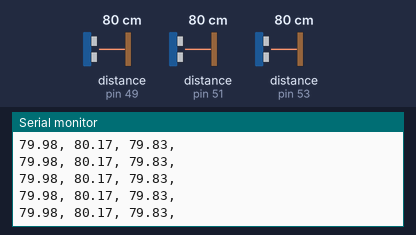
A sketch run on a simulated Arduino Mega 2560, built with avr-gcc and run on an emulated ATmega2560. Shown: the last lines printed to the serial monitor. Wiring (inferred from the names in the program): 3 × ultrasonic range finder: trigger pin 48, echo pin 49 / trigger pin 50, echo pin 51 / trigger pin 52, echo pin 53. Inputs (shaded band) come from the test bench; at power-on: distance to the obstacle (sensors on pin 49, pin 53, pin 51) 80 cm. The echo pulse lasts 58.3 µs per cm.

Above: at 1.2 s.
1.3 s: distance to the obstacle (sensor on pin 49) set to 2 cm
At 2.2 s:
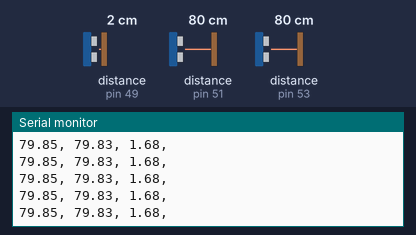
4.3 s: distance to the obstacle (sensor on pin 53) set to 9 cm
At 5.4 s:
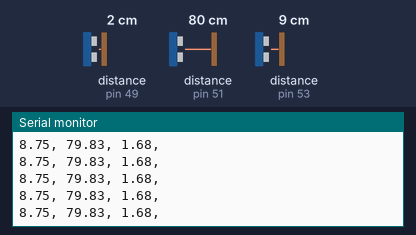
7.3 s: distance to the obstacle (sensor on pin 51) set to 9 cm
At 7.9 s:
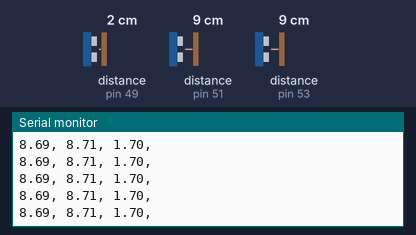
10.3 s: distance to the obstacle (sensor on pin 49) set to 60 cm
At 11.0 s:
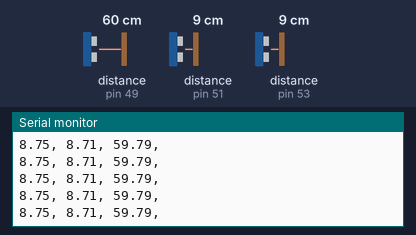
13.3 s: distance to the obstacle (sensor on pin 51) set to 2 cm
At 13.9 s:
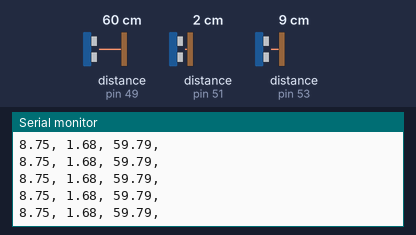
16.3 s: distance to the obstacle (sensor on pin 49) set to 35 cm
Timing chart, 0 to 16.6 s (numbered marks = the images above; inputs shaded):
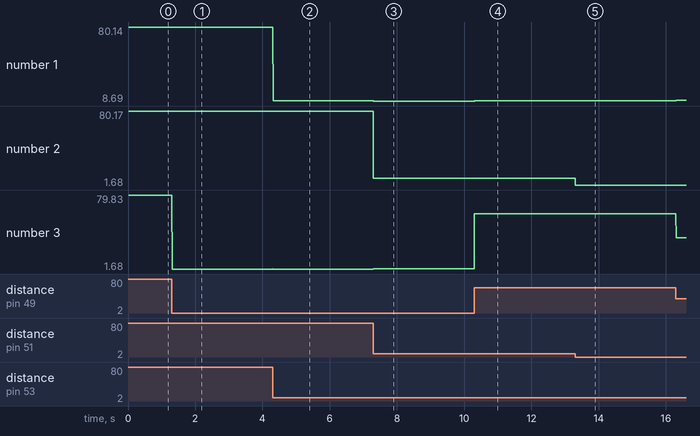

Measured:
- after the input at 1.3 s, the serial monitor: prints a new line at once (image 1)
- after the input at 4.3 s, the serial monitor: prints a new line at once (image 2)
- after the input at 7.3 s, the serial monitor: prints a new line at once (image 3)
- after the input at 10.3 s, the serial monitor: prints a new line at once (image 4)
- after the input at 13.3 s, the serial monitor: prints a new line at once (image 5)
- plotted number 1: 79.98 → 79.85 after the input at 1.3 s, 79.85 → 8.75 after the input at 4.3 s, 8.75 → 8.69 after the input at 7.3 s, 8.75 → 9.18 after the input at 16.3 s
- plotted number 2: 79.83 → 8.71 after the input at 7.3 s, 8.71 → 1.68 after the input at 13.3 s
- plotted number 3: 79.83 → 1.68 after the input at 1.3 s, 1.7 → 59.79 after the input at 10.3 s, 59.79 → 34.74 after the input at 16.3 s

The sketch:

multiple_untrasonic_sensors.ino
```cpp
int trigPin1 = 52;
int echoPin1 = 53;
int trigPin2 = 50;
int echoPin2 = 51;
int trigPin3 = 48;
int echoPin3 = 49;
double duration, cm;
String distance = "";

void setup() {
  Serial.begin(115200);
  pinMode(trigPin1, OUTPUT);
  pinMode(echoPin1, INPUT);
  pinMode(trigPin2, OUTPUT);
  pinMode(echoPin2, INPUT);
  pinMode(trigPin3, OUTPUT);
  pinMode(echoPin3, INPUT);
}

void loop() {
  distance = "";
  digitalWrite(trigPin1, LOW);
  delayMicroseconds(5);
  digitalWrite(trigPin1, HIGH);
  delayMicroseconds(10);
  digitalWrite(trigPin1, LOW);
  duration = pulseIn(echoPin1, HIGH);
  cm = (duration/2) / 29.1;
  distance += String(cm) + ", ";

  digitalWrite(trigPin2, LOW);
  delayMicroseconds(5);
  digitalWrite(trigPin2, HIGH);
  delayMicroseconds(10);
  digitalWrite(trigPin2, LOW);
  duration = pulseIn(echoPin2, HIGH);
  cm = (duration/2) / 29.1;
  distance += String(cm) + ", ";

  digitalWrite(trigPin3, LOW);
  delayMicroseconds(5);
  digitalWrite(trigPin3, HIGH);
  delayMicroseconds(10);
  digitalWrite(trigPin3, LOW);
  duration = pulseIn(echoPin3, HIGH);
  cm = (duration/2) / 29.1;
  distance += String(cm) + ", ";

  Serial.println(distance);

}
```
